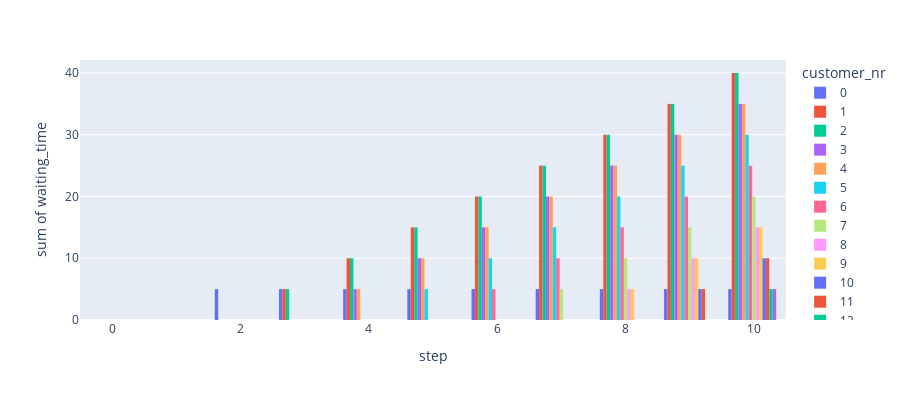
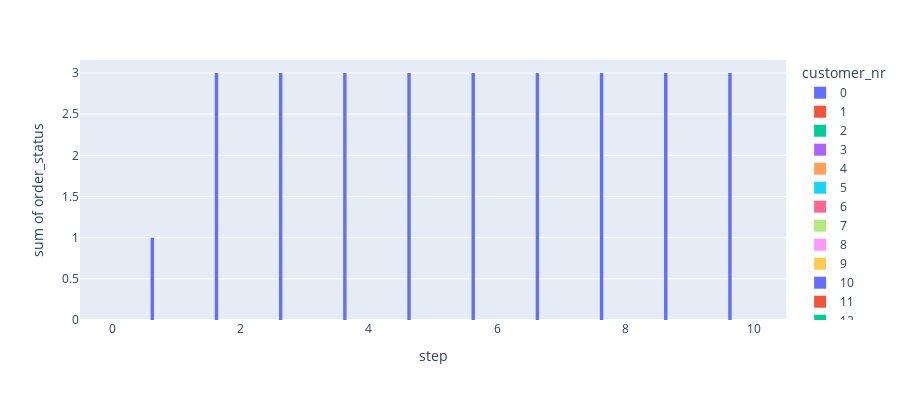
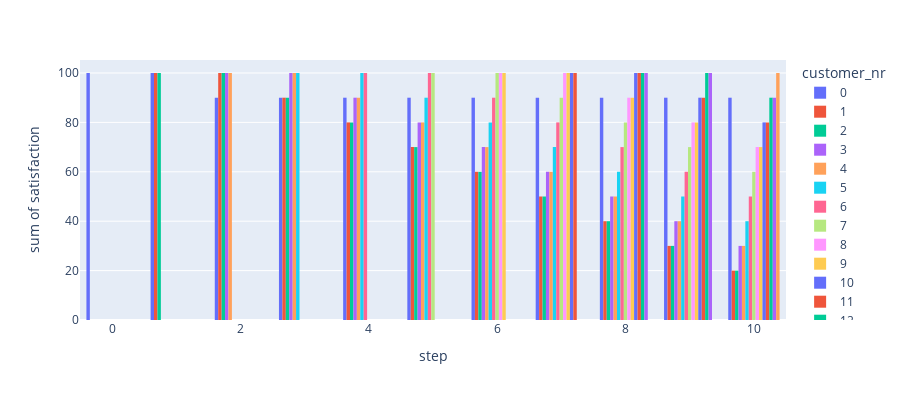

Notebook source saved alongside these figures, in order:
### Code cell
from mesa_restaurant_agents.visualization import *

df_mean_step = display_mean_step_results(results)
df_first_run_customer = display_first_run_step_results_customer(results)
df_first_run_waiter = display_first_run_step_results_waiter(results)

### Figure 1 — Plotly figure (JSON) as saved in the notebook; plotly's stock layout.template omitted (floating-point values rounded to 4 significant figures)
{"data": [{"alignmentgroup": "True", "bingroup": "x", "histfunc": "sum", "hovertemplate": "customer_nr=0<br>step=%{x}<br>sum of waiting_time=%{y}<extra></extra>", "legendgroup": "0", "marker": {"color": "#636efa", "pattern": {"shape": ""}}, "name": "0", "nbinsx": 11, "offsetgroup": "0", "orientation": "v", "showlegend": true, "type": "histogram", "x": [0, 1, 2, 3, 4, 5, 6, 7, 8, 9, 10], "xaxis": "x", "y": [0, 0, 5, 5, 5, 5, 5, 5, 5, 5, 5], "yaxis": "y"}, {"alignmentgroup": "True", "bingroup": "x", "histfunc": "sum", "hovertemplate": "customer_nr=1<br>step=%{x}<br>sum of waiting_time=%{y}<extra></extra>", "legendgroup": "1", "marker": {"color": "#EF553B", "pattern": {"shape": ""}}, "name": "1", "nbinsx": 11, "offsetgroup": "1", "orientation": "v", "showlegend": true, "type": "histogram", "x": [1, 2, 3, 4, 5, 6, 7, 8, 9, 10], "xaxis": "x", "y": [0, 0, 5, 10, 15, 20, 25, 30, 35, 40], "yaxis": "y"}, {"alignmentgroup": "True", "bingroup": "x", "histfunc": "sum", "hovertemplate": "customer_nr=2<br>step=%{x}<br>sum of waiting_time=%{y}<extra></extra>", "legendgroup": "2", "marker": {"color": "#00cc96", "pattern": {"shape": ""}}, "name": "2", "nbinsx": 11, "offsetgroup": "2", "orientation": "v", "showlegend": true, "type": "histogram", "x": [1, 2, 3, 4, 5, 6, 7, 8, 9, 10], "xaxis": "x", "y": [0, 0, 5, 10, 15, 20, 25, 30, 35, 40], "yaxis": "y"}, {"alignmentgroup": "True", "bingroup": "x", "histfunc": "sum", "hovertemplate": "customer_nr=3<br>step=%{x}<br>sum of waiting_time=%{y}<extra></extra>", "legendgroup": "3", "marker": {"color": "#ab63fa", "pattern": {"shape": ""}}, "name": "3", "nbinsx": 11, "offsetgroup": "3", "orientation": "v", "showlegend": true, "type": "histogram", "x": [2, 3, 4, 5, 6, 7, 8, 9, 10], "xaxis": "x", "y": [0, 0, 5, 10, 15, 20, 25, 30, 35], "yaxis": "y"}, {"alignmentgroup": "True", "bingroup": "x", "histfunc": "sum", "hovertemplate": "customer_nr=4<br>step=%{x}<br>sum of waiting_time=%{y}<extra></extra>", "legendgroup": "4", "marker": {"color": "#FFA15A", "pattern": {"shape": ""}}, "name": "4", "nbinsx": 11, "offsetgroup": "4", "orientation": "v", "showlegend": true, "type": "histogram", "x": [2, 3, 4, 5, 6, 7, 8, 9, 10], "xaxis": "x", "y": [0, 0, 5, 10, 15, 20, 25, 30, 35], "yaxis": "y"}, {"alignmentgroup": "True", "bingroup": "x", "histfunc": "sum", "hovertemplate": "customer_nr=5<br>step=%{x}<br>sum of waiting_time=%{y}<extra></extra>", "legendgroup": "5", "marker": {"color": "#19d3f3", "pattern": {"shape": ""}}, "name": "5", "nbinsx": 11, "offsetgroup": "5", "orientation": "v", "showlegend": true, "type": "histogram", "x": [3, 4, 5, 6, 7, 8, 9, 10], "xaxis": "x", "y": [0, 0, 5, 10, 15, 20, 25, 30], "yaxis": "y"}, {"alignmentgroup": "True", "bingroup": "x", "histfunc": "sum", "hovertemplate": "customer_nr=6<br>step=%{x}<br>sum of waiting_time=%{y}<extra></extra>", "legendgroup": "6", "marker": {"color": "#FF6692", "pattern": {"shape": ""}}, "name": "6", "nbinsx": 11, "offsetgroup": "6", "orientation": "v", "showlegend": true, "type": "histogram", "x": [4, 5, 6, 7, 8, 9, 10], "xaxis": "x", "y": [0, 0, 5, 10, 15, 20, 25], "yaxis": "y"}, {"alignmentgroup": "True", "bingroup": "x", "histfunc": "sum", "hovertemplate": "customer_nr=7<br>step=%{x}<br>sum of waiting_time=%{y}<extra></extra>", "legendgroup": "7", "marker": {"color": "#B6E880", "pattern": {"shape": ""}}, "name": "7", "nbinsx": 11, "offsetgroup": "7", "orientation": "v", "showlegend": true, "type": "histogram", "x": [5, 6, 7, 8, 9, 10], "xaxis": "x", "y": [0, 0, 5, 10, 15, 20], "yaxis": "y"}, {"alignmentgroup": "True", "bingroup": "x", "histfunc": "sum", "hovertemplate": "customer_nr=8<br>step=%{x}<br>sum of waiting_time=%{y}<extra></extra>", "legendgroup": "8", "marker": {"color": "#FF97FF", "pattern": {"shape": ""}}, "name": "8", "nbinsx": 11, "offsetgroup": "8", "orientation": "v", "showlegend": true, "type": "histogram", "x": [6, 7, 8, 9, 10], "xaxis": "x", "y": [0, 0, 5, 10, 15], "yaxis": "y"}, {"alignmentgroup": "True", "bingroup": "x", "histfunc": "sum", "hovertemplate": "customer_nr=9<br>step=%{x}<br>sum of waiting_time=%{y}<extra></extra>", "legendgroup": "9", "marker": {"color": "#FECB52", "pattern": {"shape": ""}}, "name": "9", "nbinsx": 11, "offsetgroup": "9", "orientation": "v", "showlegend": true, "type": "histogram", "x": [6, 7, 8, 9, 10], "xaxis": "x", "y": [0, 0, 5, 10, 15], "yaxis": "y"}, {"alignmentgroup": "True", "bingroup": "x", "histfunc": "sum", "hovertemplate": "customer_nr=10<br>step=%{x}<br>sum of waiting_time=%{y}<extra></extra>", "legendgroup": "10", "marker": {"color": "#636efa", "pattern": {"shape": ""}}, "name": "10", "nbinsx": 11, "offsetgroup": "10", "orientation": "v", "showlegend": true, "type": "histogram", "x": [7, 8, 9, 10], "xaxis": "x", "y": [0, 0, 5, 10], "yaxis": "y"}, {"alignmentgroup": "True", "bingroup": "x", "histfunc": "sum", "hovertemplate": "customer_nr=11<br>step=%{x}<br>sum of waiting_time=%{y}<extra></extra>", "legendgroup": "11", "marker": {"color": "#EF553B", "pattern": {"shape": ""}}, "name": "11", "nbinsx": 11, "offsetgroup": "11", "orientation": "v", "showlegend": true, "type": "histogram", "x": [7, 8, 9, 10], "xaxis": "x", "y": [0, 0, 5, 10], "yaxis": "y"}, {"alignmentgroup": "True", "bingroup": "x", "histfunc": "sum", "hovertemplate": "customer_nr=12<br>step=%{x}<br>sum of waiting_time=%{y}<extra></extra>", "legendgroup": "12", "marker": {"color": "#00cc96", "pattern": {"shape": ""}}, "name": "12", "nbinsx": 11, "offsetgroup": "12", "orientation": "v", "showlegend": true, "type": "histogram", "x": [8, 9, 10], "xaxis": "x", "y": [0, 0, 5], "yaxis": "y"}, {"alignmentgroup": "True", "bingroup": "x", "histfunc": "sum", "hovertemplate": "customer_nr=13<br>step=%{x}<br>sum of waiting_time=%{y}<extra></extra>", "legendgroup": "13", "marker": {"color": "#ab63fa", "pattern": {"shape": ""}}, "name": "13", "nbinsx": 11, "offsetgroup": "13", "orientation": "v", "showlegend": true, "type": "histogram", "x": [8, 9, 10], "xaxis": "x", "y": [0, 0, 5], "yaxis": "y"}, {"alignmentgroup": "True", "bingroup": "x", "histfunc": "sum", "hovertemplate": "customer_nr=14<br>step=%{x}<br>sum of waiting_time=%{y}<extra></extra>", "legendgroup": "14", "marker": {"color": "#FFA15A", "pattern": {"shape": ""}}, "name": "14", "nbinsx": 11, "offsetgroup": "14", "orientation": "v", "showlegend": true, "type": "histogram", "x": [10], "xaxis": "x", "y": [0], "yaxis": "y"}], "layout": {"barmode": "group", "height": 400, "legend": {"title": {"text": "customer_nr"}, "tracegroupgap": 0}, "margin": {"t": 60}, "xaxis": {"anchor": "y", "domain": [0, 1], "title": {"text": "step"}}, "yaxis": {"anchor": "x", "domain": [0, 1], "title": {"text": "sum of waiting_time"}}}}

### Figure 2 — Plotly figure (JSON) as saved in the notebook; plotly's stock layout.template omitted (floating-point values rounded to 4 significant figures)
{"data": [{"alignmentgroup": "True", "bingroup": "x", "histfunc": "sum", "hovertemplate": "customer_nr=0<br>step=%{x}<br>sum of order_status=%{y}<extra></extra>", "legendgroup": "0", "marker": {"color": "#636efa", "pattern": {"shape": ""}}, "name": "0", "nbinsx": 11, "offsetgroup": "0", "orientation": "v", "showlegend": true, "type": "histogram", "x": [0, 1, 2, 3, 4, 5, 6, 7, 8, 9, 10], "xaxis": "x", "y": [0, 1, 3, 3, 3, 3, 3, 3, 3, 3, 3], "yaxis": "y"}, {"alignmentgroup": "True", "bingroup": "x", "histfunc": "sum", "hovertemplate": "customer_nr=1<br>step=%{x}<br>sum of order_status=%{y}<extra></extra>", "legendgroup": "1", "marker": {"color": "#EF553B", "pattern": {"shape": ""}}, "name": "1", "nbinsx": 11, "offsetgroup": "1", "orientation": "v", "showlegend": true, "type": "histogram", "x": [1, 2, 3, 4, 5, 6, 7, 8, 9, 10], "xaxis": "x", "y": [0, 0, 0, 0, 0, 0, 0, 0, 0, 0], "yaxis": "y"}, {"alignmentgroup": "True", "bingroup": "x", "histfunc": "sum", "hovertemplate": "customer_nr=2<br>step=%{x}<br>sum of order_status=%{y}<extra></extra>", "legendgroup": "2", "marker": {"color": "#00cc96", "pattern": {"shape": ""}}, "name": "2", "nbinsx": 11, "offsetgroup": "2", "orientation": "v", "showlegend": true, "type": "histogram", "x": [1, 2, 3, 4, 5, 6, 7, 8, 9, 10], "xaxis": "x", "y": [0, 0, 0, 0, 0, 0, 0, 0, 0, 0], "yaxis": "y"}, {"alignmentgroup": "True", "bingroup": "x", "histfunc": "sum", "hovertemplate": "customer_nr=3<br>step=%{x}<br>sum of order_status=%{y}<extra></extra>", "legendgroup": "3", "marker": {"color": "#ab63fa", "pattern": {"shape": ""}}, "name": "3", "nbinsx": 11, "offsetgroup": "3", "orientation": "v", "showlegend": true, "type": "histogram", "x": [2, 3, 4, 5, 6, 7, 8, 9, 10], "xaxis": "x", "y": [0, 0, 0, 0, 0, 0, 0, 0, 0], "yaxis": "y"}, {"alignmentgroup": "True", "bingroup": "x", "histfunc": "sum", "hovertemplate": "customer_nr=4<br>step=%{x}<br>sum of order_status=%{y}<extra></extra>", "legendgroup": "4", "marker": {"color": "#FFA15A", "pattern": {"shape": ""}}, "name": "4", "nbinsx": 11, "offsetgroup": "4", "orientation": "v", "showlegend": true, "type": "histogram", "x": [2, 3, 4, 5, 6, 7, 8, 9, 10], "xaxis": "x", "y": [0, 0, 0, 0, 0, 0, 0, 0, 0], "yaxis": "y"}, {"alignmentgroup": "True", "bingroup": "x", "histfunc": "sum", "hovertemplate": "customer_nr=5<br>step=%{x}<br>sum of order_status=%{y}<extra></extra>", "legendgroup": "5", "marker": {"color": "#19d3f3", "pattern": {"shape": ""}}, "name": "5", "nbinsx": 11, "offsetgroup": "5", "orientation": "v", "showlegend": true, "type": "histogram", "x": [3, 4, 5, 6, 7, 8, 9, 10], "xaxis": "x", "y": [0, 0, 0, 0, 0, 0, 0, 0], "yaxis": "y"}, {"alignmentgroup": "True", "bingroup": "x", "histfunc": "sum", "hovertemplate": "customer_nr=6<br>step=%{x}<br>sum of order_status=%{y}<extra></extra>", "legendgroup": "6", "marker": {"color": "#FF6692", "pattern": {"shape": ""}}, "name": "6", "nbinsx": 11, "offsetgroup": "6", "orientation": "v", "showlegend": true, "type": "histogram", "x": [4, 5, 6, 7, 8, 9, 10], "xaxis": "x", "y": [0, 0, 0, 0, 0, 0, 0], "yaxis": "y"}, {"alignmentgroup": "True", "bingroup": "x", "histfunc": "sum", "hovertemplate": "customer_nr=7<br>step=%{x}<br>sum of order_status=%{y}<extra></extra>", "legendgroup": "7", "marker": {"color": "#B6E880", "pattern": {"shape": ""}}, "name": "7", "nbinsx": 11, "offsetgroup": "7", "orientation": "v", "showlegend": true, "type": "histogram", "x": [5, 6, 7, 8, 9, 10], "xaxis": "x", "y": [0, 0, 0, 0, 0, 0], "yaxis": "y"}, {"alignmentgroup": "True", "bingroup": "x", "histfunc": "sum", "hovertemplate": "customer_nr=8<br>step=%{x}<br>sum of order_status=%{y}<extra></extra>", "legendgroup": "8", "marker": {"color": "#FF97FF", "pattern": {"shape": ""}}, "name": "8", "nbinsx": 11, "offsetgroup": "8", "orientation": "v", "showlegend": true, "type": "histogram", "x": [6, 7, 8, 9, 10], "xaxis": "x", "y": [0, 0, 0, 0, 0], "yaxis": "y"}, {"alignmentgroup": "True", "bingroup": "x", "histfunc": "sum", "hovertemplate": "customer_nr=9<br>step=%{x}<br>sum of order_status=%{y}<extra></extra>", "legendgroup": "9", "marker": {"color": "#FECB52", "pattern": {"shape": ""}}, "name": "9", "nbinsx": 11, "offsetgroup": "9", "orientation": "v", "showlegend": true, "type": "histogram", "x": [6, 7, 8, 9, 10], "xaxis": "x", "y": [0, 0, 0, 0, 0], "yaxis": "y"}, {"alignmentgroup": "True", "bingroup": "x", "histfunc": "sum", "hovertemplate": "customer_nr=10<br>step=%{x}<br>sum of order_status=%{y}<extra></extra>", "legendgroup": "10", "marker": {"color": "#636efa", "pattern": {"shape": ""}}, "name": "10", "nbinsx": 11, "offsetgroup": "10", "orientation": "v", "showlegend": true, "type": "histogram", "x": [7, 8, 9, 10], "xaxis": "x", "y": [0, 0, 0, 0], "yaxis": "y"}, {"alignmentgroup": "True", "bingroup": "x", "histfunc": "sum", "hovertemplate": "customer_nr=11<br>step=%{x}<br>sum of order_status=%{y}<extra></extra>", "legendgroup": "11", "marker": {"color": "#EF553B", "pattern": {"shape": ""}}, "name": "11", "nbinsx": 11, "offsetgroup": "11", "orientation": "v", "showlegend": true, "type": "histogram", "x": [7, 8, 9, 10], "xaxis": "x", "y": [0, 0, 0, 0], "yaxis": "y"}, {"alignmentgroup": "True", "bingroup": "x", "histfunc": "sum", "hovertemplate": "customer_nr=12<br>step=%{x}<br>sum of order_status=%{y}<extra></extra>", "legendgroup": "12", "marker": {"color": "#00cc96", "pattern": {"shape": ""}}, "name": "12", "nbinsx": 11, "offsetgroup": "12", "orientation": "v", "showlegend": true, "type": "histogram", "x": [8, 9, 10], "xaxis": "x", "y": [0, 0, 0], "yaxis": "y"}, {"alignmentgroup": "True", "bingroup": "x", "histfunc": "sum", "hovertemplate": "customer_nr=13<br>step=%{x}<br>sum of order_status=%{y}<extra></extra>", "legendgroup": "13", "marker": {"color": "#ab63fa", "pattern": {"shape": ""}}, "name": "13", "nbinsx": 11, "offsetgroup": "13", "orientation": "v", "showlegend": true, "type": "histogram", "x": [8, 9, 10], "xaxis": "x", "y": [0, 0, 0], "yaxis": "y"}, {"alignmentgroup": "True", "bingroup": "x", "histfunc": "sum", "hovertemplate": "customer_nr=14<br>step=%{x}<br>sum of order_status=%{y}<extra></extra>", "legendgroup": "14", "marker": {"color": "#FFA15A", "pattern": {"shape": ""}}, "name": "14", "nbinsx": 11, "offsetgroup": "14", "orientation": "v", "showlegend": true, "type": "histogram", "x": [10], "xaxis": "x", "y": [0], "yaxis": "y"}], "layout": {"barmode": "group", "height": 400, "legend": {"title": {"text": "customer_nr"}, "tracegroupgap": 0}, "margin": {"t": 60}, "xaxis": {"anchor": "y", "domain": [0, 1], "title": {"text": "step"}}, "yaxis": {"anchor": "x", "domain": [0, 1], "title": {"text": "sum of order_status"}}}}

### Figure 3 — Plotly figure (JSON) as saved in the notebook; plotly's stock layout.template omitted (floating-point values rounded to 4 significant figures)
{"data": [{"alignmentgroup": "True", "bingroup": "x", "histfunc": "sum", "hovertemplate": "customer_nr=0<br>step=%{x}<br>sum of satisfaction=%{y}<extra></extra>", "legendgroup": "0", "marker": {"color": "#636efa", "pattern": {"shape": ""}}, "name": "0", "nbinsx": 11, "offsetgroup": "0", "orientation": "v", "showlegend": true, "type": "histogram", "x": [0, 1, 2, 3, 4, 5, 6, 7, 8, 9, 10], "xaxis": "x", "y": [100, 100, 90, 90, 90, 90, 90, 90, 90, 90, 90], "yaxis": "y"}, {"alignmentgroup": "True", "bingroup": "x", "histfunc": "sum", "hovertemplate": "customer_nr=1<br>step=%{x}<br>sum of satisfaction=%{y}<extra></extra>", "legendgroup": "1", "marker": {"color": "#EF553B", "pattern": {"shape": ""}}, "name": "1", "nbinsx": 11, "offsetgroup": "1", "orientation": "v", "showlegend": true, "type": "histogram", "x": [1, 2, 3, 4, 5, 6, 7, 8, 9, 10], "xaxis": "x", "y": [100, 100, 90, 80, 70, 60, 50, 40, 30, 20], "yaxis": "y"}, {"alignmentgroup": "True", "bingroup": "x", "histfunc": "sum", "hovertemplate": "customer_nr=2<br>step=%{x}<br>sum of satisfaction=%{y}<extra></extra>", "legendgroup": "2", "marker": {"color": "#00cc96", "pattern": {"shape": ""}}, "name": "2", "nbinsx": 11, "offsetgroup": "2", "orientation": "v", "showlegend": true, "type": "histogram", "x": [1, 2, 3, 4, 5, 6, 7, 8, 9, 10], "xaxis": "x", "y": [100, 100, 90, 80, 70, 60, 50, 40, 30, 20], "yaxis": "y"}, {"alignmentgroup": "True", "bingroup": "x", "histfunc": "sum", "hovertemplate": "customer_nr=3<br>step=%{x}<br>sum of satisfaction=%{y}<extra></extra>", "legendgroup": "3", "marker": {"color": "#ab63fa", "pattern": {"shape": ""}}, "name": "3", "nbinsx": 11, "offsetgroup": "3", "orientation": "v", "showlegend": true, "type": "histogram", "x": [2, 3, 4, 5, 6, 7, 8, 9, 10], "xaxis": "x", "y": [100, 100, 90, 80, 70, 60, 50, 40, 30], "yaxis": "y"}, {"alignmentgroup": "True", "bingroup": "x", "histfunc": "sum", "hovertemplate": "customer_nr=4<br>step=%{x}<br>sum of satisfaction=%{y}<extra></extra>", "legendgroup": "4", "marker": {"color": "#FFA15A", "pattern": {"shape": ""}}, "name": "4", "nbinsx": 11, "offsetgroup": "4", "orientation": "v", "showlegend": true, "type": "histogram", "x": [2, 3, 4, 5, 6, 7, 8, 9, 10], "xaxis": "x", "y": [100, 100, 90, 80, 70, 60, 50, 40, 30], "yaxis": "y"}, {"alignmentgroup": "True", "bingroup": "x", "histfunc": "sum", "hovertemplate": "customer_nr=5<br>step=%{x}<br>sum of satisfaction=%{y}<extra></extra>", "legendgroup": "5", "marker": {"color": "#19d3f3", "pattern": {"shape": ""}}, "name": "5", "nbinsx": 11, "offsetgroup": "5", "orientation": "v", "showlegend": true, "type": "histogram", "x": [3, 4, 5, 6, 7, 8, 9, 10], "xaxis": "x", "y": [100, 100, 90, 80, 70, 60, 50, 40], "yaxis": "y"}, {"alignmentgroup": "True", "bingroup": "x", "histfunc": "sum", "hovertemplate": "customer_nr=6<br>step=%{x}<br>sum of satisfaction=%{y}<extra></extra>", "legendgroup": "6", "marker": {"color": "#FF6692", "pattern": {"shape": ""}}, "name": "6", "nbinsx": 11, "offsetgroup": "6", "orientation": "v", "showlegend": true, "type": "histogram", "x": [4, 5, 6, 7, 8, 9, 10], "xaxis": "x", "y": [100, 100, 90, 80, 70, 60, 50], "yaxis": "y"}, {"alignmentgroup": "True", "bingroup": "x", "histfunc": "sum", "hovertemplate": "customer_nr=7<br>step=%{x}<br>sum of satisfaction=%{y}<extra></extra>", "legendgroup": "7", "marker": {"color": "#B6E880", "pattern": {"shape": ""}}, "name": "7", "nbinsx": 11, "offsetgroup": "7", "orientation": "v", "showlegend": true, "type": "histogram", "x": [5, 6, 7, 8, 9, 10], "xaxis": "x", "y": [100, 100, 90, 80, 70, 60], "yaxis": "y"}, {"alignmentgroup": "True", "bingroup": "x", "histfunc": "sum", "hovertemplate": "customer_nr=8<br>step=%{x}<br>sum of satisfaction=%{y}<extra></extra>", "legendgroup": "8", "marker": {"color": "#FF97FF", "pattern": {"shape": ""}}, "name": "8", "nbinsx": 11, "offsetgroup": "8", "orientation": "v", "showlegend": true, "type": "histogram", "x": [6, 7, 8, 9, 10], "xaxis": "x", "y": [100, 100, 90, 80, 70], "yaxis": "y"}, {"alignmentgroup": "True", "bingroup": "x", "histfunc": "sum", "hovertemplate": "customer_nr=9<br>step=%{x}<br>sum of satisfaction=%{y}<extra></extra>", "legendgroup": "9", "marker": {"color": "#FECB52", "pattern": {"shape": ""}}, "name": "9", "nbinsx": 11, "offsetgroup": "9", "orientation": "v", "showlegend": true, "type": "histogram", "x": [6, 7, 8, 9, 10], "xaxis": "x", "y": [100, 100, 90, 80, 70], "yaxis": "y"}, {"alignmentgroup": "True", "bingroup": "x", "histfunc": "sum", "hovertemplate": "customer_nr=10<br>step=%{x}<br>sum of satisfaction=%{y}<extra></extra>", "legendgroup": "10", "marker": {"color": "#636efa", "pattern": {"shape": ""}}, "name": "10", "nbinsx": 11, "offsetgroup": "10", "orientation": "v", "showlegend": true, "type": "histogram", "x": [7, 8, 9, 10], "xaxis": "x", "y": [100, 100, 90, 80], "yaxis": "y"}, {"alignmentgroup": "True", "bingroup": "x", "histfunc": "sum", "hovertemplate": "customer_nr=11<br>step=%{x}<br>sum of satisfaction=%{y}<extra></extra>", "legendgroup": "11", "marker": {"color": "#EF553B", "pattern": {"shape": ""}}, "name": "11", "nbinsx": 11, "offsetgroup": "11", "orientation": "v", "showlegend": true, "type": "histogram", "x": [7, 8, 9, 10], "xaxis": "x", "y": [100, 100, 90, 80], "yaxis": "y"}, {"alignmentgroup": "True", "bingroup": "x", "histfunc": "sum", "hovertemplate": "customer_nr=12<br>step=%{x}<br>sum of satisfaction=%{y}<extra></extra>", "legendgroup": "12", "marker": {"color": "#00cc96", "pattern": {"shape": ""}}, "name": "12", "nbinsx": 11, "offsetgroup": "12", "orientation": "v", "showlegend": true, "type": "histogram", "x": [8, 9, 10], "xaxis": "x", "y": [100, 100, 90], "yaxis": "y"}, {"alignmentgroup": "True", "bingroup": "x", "histfunc": "sum", "hovertemplate": "customer_nr=13<br>step=%{x}<br>sum of satisfaction=%{y}<extra></extra>", "legendgroup": "13", "marker": {"color": "#ab63fa", "pattern": {"shape": ""}}, "name": "13", "nbinsx": 11, "offsetgroup": "13", "orientation": "v", "showlegend": true, "type": "histogram", "x": [8, 9, 10], "xaxis": "x", "y": [100, 100, 90], "yaxis": "y"}, {"alignmentgroup": "True", "bingroup": "x", "histfunc": "sum", "hovertemplate": "customer_nr=14<br>step=%{x}<br>sum of satisfaction=%{y}<extra></extra>", "legendgroup": "14", "marker": {"color": "#FFA15A", "pattern": {"shape": ""}}, "name": "14", "nbinsx": 11, "offsetgroup": "14", "orientation": "v", "showlegend": true, "type": "histogram", "x": [10], "xaxis": "x", "y": [100], "yaxis": "y"}], "layout": {"barmode": "group", "height": 400, "legend": {"title": {"text": "customer_nr"}, "tracegroupgap": 0}, "margin": {"t": 60}, "xaxis": {"anchor": "y", "domain": [0, 1], "title": {"text": "step"}}, "yaxis": {"anchor": "x", "domain": [0, 1], "title": {"text": "sum of satisfaction"}}}}
